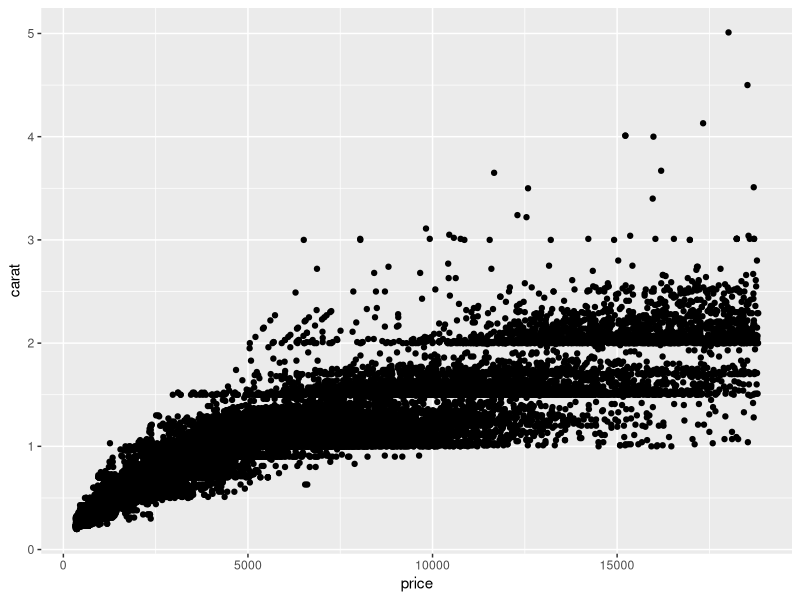
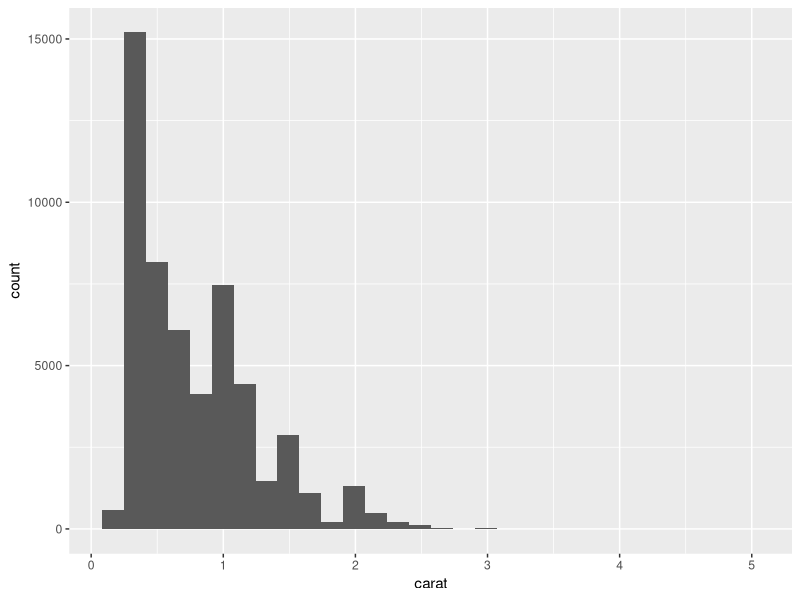
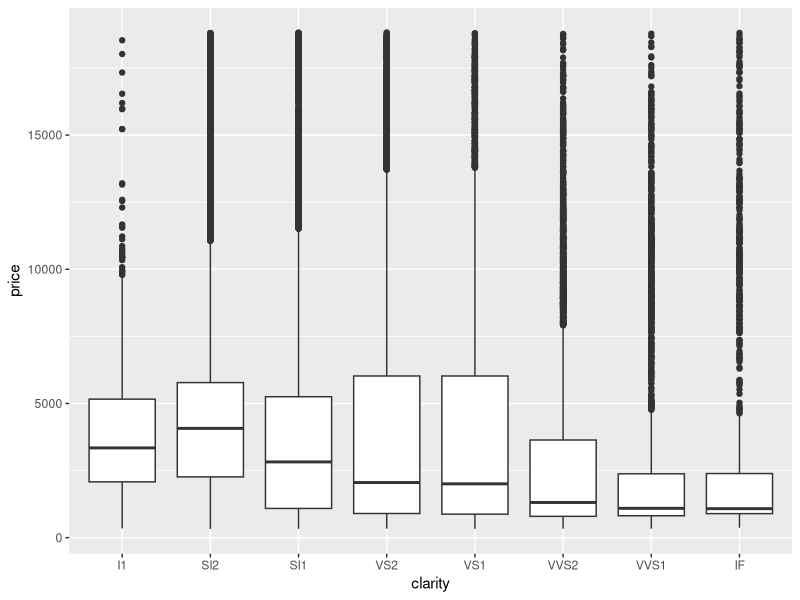

Write R code to recreate these figures, in order.
## ---- chunk 1
library(tidyverse)
library(skimr)
library(GGally)

names(diamonds)
dim(diamonds)
summary(diamonds)
head(diamonds)
tail(diamonds)
skimr::skim(diamonds)
## ---- chunk 2
# ggpairs(data = diamonds)

ggplot(data = diamonds, aes(x = price, y = carat))+
  geom_point()

ggplot(data = diamonds, aes(x = carat))+
  geom_histogram()

ggplot(data = diamonds, aes(x = clarity, y = price))+
  geom_boxplot()
